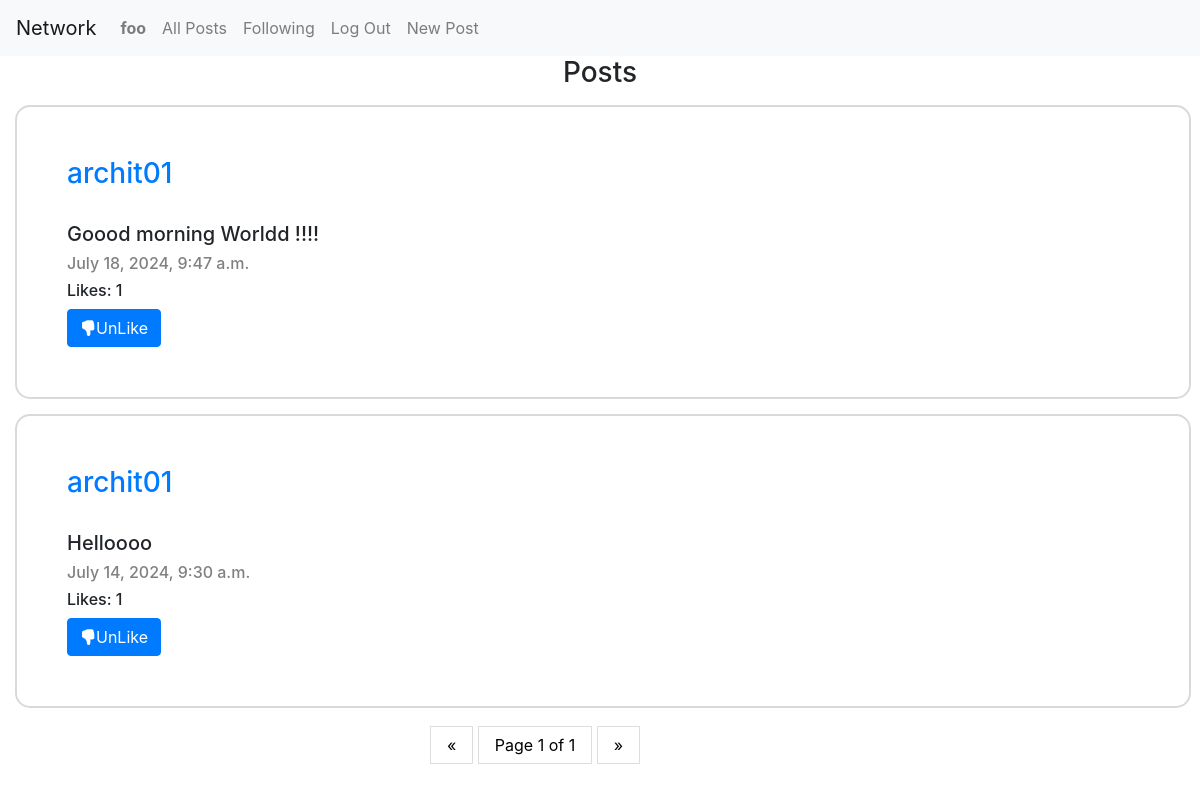
The page /following (signed in) on the database its author committed.
### network/models.py (models this page shows, shortened)
class User(AbstractUser):
    pass

class Post(models.Model):
    user = models.ForeignKey("User", on_delete=models.CASCADE, related_name="post")
    content = models.TextField(blank=True)
    timestamp = models.DateTimeField(auto_now_add=True)

### network/views.py (the view)
# urls.py: path("following", views.following, name="following"),
@login_required
def following(request):
    followers = Followers.objects.filter(user = request.user)
    follow = []
    for follower in followers:
        follow.append(follower.followers)
    likes = Like.objects.filter(user = request.user)
    liked_post = []
    for like in likes:
        liked_post.append(like.post)
    posts = Post.objects.filter(user__in = follow).order_by('-timestamp')
    paginator = Paginator(posts, 10)
    page_number = request.GET.get('page')
    page_obj = paginator.get_page(page_number)
    return render(request, "network/following.html",{
        "posts":page_obj,
        "liked_post":liked_post
    })

### network/templates/network/following.html (shortened to what this page needs)
{% extends "network/layout.html" %}
{% load static %}
{% block body %}
    <h3 style="text-align: center;">Posts</h3>
    {% for post in posts %}
        <div class="block">
            <a href="{% url 'profile' post.user %}"><h3>{{ post.user }}</h3></a>
            <br>
            <h5 id="content">{{ post.content }}</h5>
            <h6 style="color: grey;">{{ post.timestamp }}</h6>
            <h6 id="count">Likes: {{ post.likedPost.count }}</h6>
            {% if user == post.user %}
                <button id="edit" class="btn btn-primary"  data-identity="{{post.id}}">Edit</button>
            {% else %}
                {% if post in liked_post %}
                    <button id="like" class="btn btn-primary" data-id="{{ post.id }}" data-post="unlike"><i class="bi bi-hand-thumbs-down-fill"></i>UnLike</button>
                {% else %}
                    <button id="like" class="btn btn-primary" data-id="{{ post.id }}" data-post="like"><i class="bi bi-hand-thumbs-up-fill"></i>Like</button>
                {% endif %}
            {% endif %}
        </div>
    {% endfor %}
    <div class="center">
        <div class="pagination">
            <span class="step-links">
                {% if posts.has_previous %}
                    <a href="?page=1">&laquo; first</a>
                    <a href="?page={{ posts.previous_page_number }}">previous</a>
                {% else %}
                    <a href="#">&laquo;</a>
                {% endif %}
                <span class="current">
                    <a href="?page={{ posts.number }}">Page {{ posts.number }} of {{ posts.paginator.num_pages }}</a>
                </span>
                {% if posts.has_next %}
                    <a href="?page={{ posts.next_page_number }}">next</a>
                    <a href="?page={{ posts.paginator.num_pages }}">last &raquo;</a>
                {% else %}
                    <a href="#">&raquo;</a>
                {% endif %}
            </span>
        </div>
    </div>
{% endblock %}

### network/templates/network/layout.html (shortened to what this page needs)
{% load static %}
<!DOCTYPE html>
<html lang="en">
    <head>
        <link rel="stylesheet" href="https://stackpath.bootstrapcdn.com/bootstrap/4.4.1/css/bootstrap.min.css">
        <link href="{% static 'network/styles.css' %}" rel="stylesheet">
        <link rel="stylesheet" href="https://cdn.jsdelivr.net/npm/bootstrap-icons@1.11.3/font/bootstrap-icons.min.css">
    </head>
    <body>
        <nav class="navbar navbar-expand-lg navbar-light bg-light">
            <a class="navbar-brand" href="#">Network</a>
            <div>
              <ul class="navbar-nav mr-auto">
                {% if user.is_authenticated %}
                    <li class="nav-item">
                        <a class="nav-link" href="{% url 'profile' user.username %}"><strong>{{ user.username }}</strong></a>
                    </li>
                {% endif %}
                <li class="nav-item">
                  <a class="nav-link" href="{% url 'index' %}">All Posts</a>
                </li>
                {% if user.is_authenticated %}
                    <li class="nav-item">
                        <a class="nav-link" href="{% url 'following' %}">Following</a>
                    </li>
                    <li class="nav-item">
                        <a class="nav-link" href="{% url 'logout' %}">Log Out</a>
                    </li>
                    <li class="nav-item">
                        <a class="nav-link" href="{% url 'new' %}">New Post</a>
                    </li>
                {% endif %}
              </ul>
            </div>
          </nav>
        <div class="body">
            {% block body %}
            {% endblock %}
        </div>
    </body>
</html>

### network/static/network/styles.css (style rules this page uses)
.block { width: 98%; border: 2px solid #D7DADC; padding: 50px; margin: 15px; border-radius: 15px; }
.center { margin: auto; width: 30%; padding: 10px; }
.pagination a { color: black; float: center; padding: 8px 16px; text-decoration: none; transition: background-color .3s; border: 1px solid #ddd; }

### rows shown on the page
User: username "foo"
Post: user "archit01", content "Goood morning Worldd !!!!", timestamp "July 18, 2024, 9:47 a.m.", likedPost.count "1"
Post: user "archit01", content "Helloooo", timestamp "July 14, 2024, 9:30 a.m.", likedPost.count "1"

### other values the page prints
{{ posts.number }} "1"
{{ posts.paginator.num_pages }} "1"
